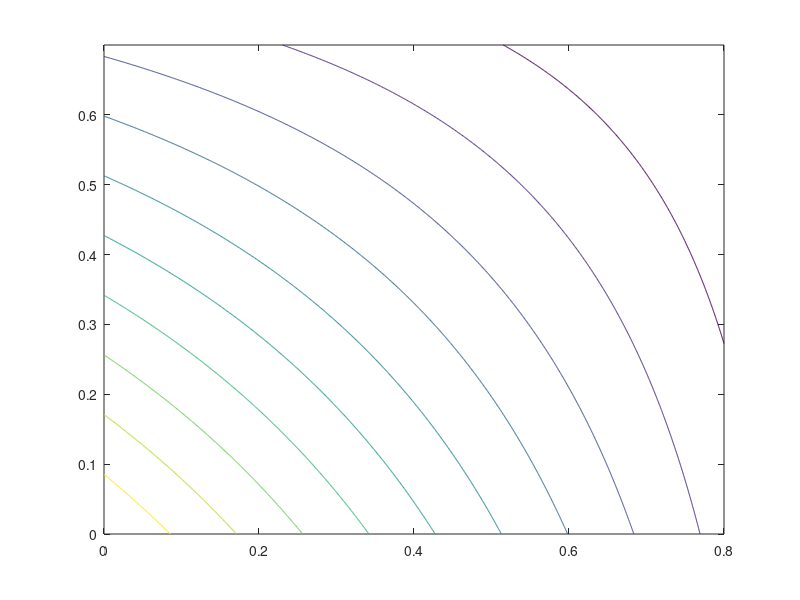

This chart was generated by the following MATLAB code:
clear
k=10;
b=0.06;
p=1/5.0;
v=0.040;
w=0.0625;
u=0.1;
q=0.2;
m=0.0975;

N0=10000000;
infect_ud=1000/N0;
sus=(N0-1000)/N0;
sus_quar=0;
expo=0;
expo_quar=0;
infect_quar=0;
infect_iso=0;
recover=0;
death=0;

time=700;
step_size=0.001;
j=1;





x=0:step_size:0.8;
y=0:step_size:0.7;
[X,Y] = meshgrid(x,y);
R=(1-Y)*3.*(1-X);


contour(X,Y,R)




%plot(rt,A_array*N0);
hold on;
%plot(rt,B_array*N0);
%plot(rt,C_array*N0);
%plot(rt,D_array*N0);
%plot(rt,E_array*N0);
%plot(rt,F_array*N0);
%plot(rt,G_array*N0);
%plot(rt,(H_array+I_array)*N0);
%plot(rt,I_array*N0);

R0=k*b*(1-q)/(v+w+m)